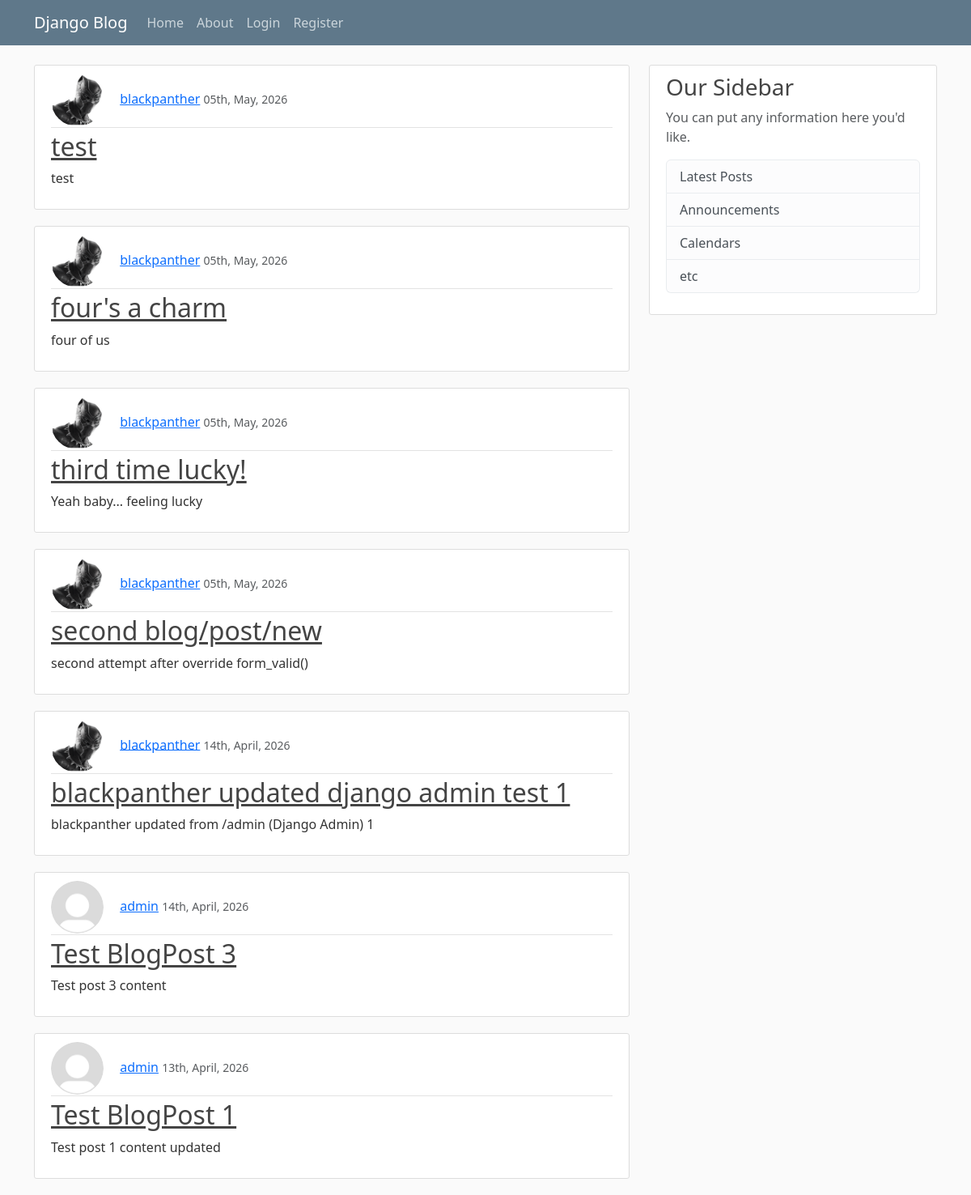
Screenshot of /blog/ with the database file from the repository.
### blog/models.py (models this page shows, shortened)
class Post(models.Model):
    author = models.ForeignKey(User, on_delete=models.CASCADE)
    title = models.CharField(max_length=100)
    content = models.TextField()
    date_posted = models.DateTimeField(default=timezone.now)

### users/models.py (models this page shows, shortened)
class Profile(models.Model):
    user = models.OneToOneField(User, on_delete=models.CASCADE)
    image = models.ImageField(default='default.jpg', upload_to='profile_pics')

### blog/views.py (the view)
# urls.py: path('', PostListView.as_view(), name='blog-home'),
class PostListView(ListView):
    model = Post
    template_name = 'blog/home.html'    # ADDED
    context_object_name = 'posts'       # ADDED. term template can use 'posts'
    ordering = ['-date_posted']         # ADDED: order the posts from newest to oldest.

### blog/templates/blog/home.html
{% extends 'blog/base.html' %}
{% block content %}
    {% for post in posts %}
        <article class="media content-section">
            <div class="media-body">
              <div class="article-metadata">
                <img class="rounded-circle article-img" src="{{ post.author.profile.image.url }}">
                <a class="mr-2" href="#">{{ post.author }}</a>
                <small class="text-muted">{{ post.date_posted |date:'dS, F, Y' }}</small>
              </div>
              <h2><a class="article-title" href="{% url 'post-detail' post.id %}">{{ post.title }}</a></h2>
              <p class="article-content">{{ post.content }}</p>
            </div>
          </article>
    {% endfor %}
{% endblock %}

### blog/static/blog/main.css (style rules this page uses)
body { background: #fafafa; color: #333333; margin-top: 5rem; }
h1, h2, h3, h4, h5, h6 { color: #444444; }
.content-section { background: #ffffff; padding: 10px 20px; border: 1px solid #dddddd; border-radius: 3px; margin-bottom: 20px; }
.article-title { color: #444444; }
.article-content { white-space: pre-line; }
.article-img { height: 65px; width: 65px; margin-right: 16px; }
.article-metadata { padding-bottom: 1px; margin-bottom: 4px; border-bottom: 1px solid #e3e3e3 }

### rows the page displays
Post: author.profile.image (picture), author "blackpanther", date_posted "05th, May, 2026", title "test", content "test"
Post: author.profile.image (picture), author "blackpanther", date_posted "05th, May, 2026", title "four's a charm", content "four of us"
Post: author.profile.image (picture), author "blackpanther", date_posted "05th, May, 2026", title "third time lucky!", content "Yeah baby... feeling lucky"
Post: author.profile.image (picture), author "blackpanther", date_posted "05th, May, 2026", title "second blog/post/new", content "second attempt after override form_valid()"
Post: author.profile.image (picture), author "blackpanther", date_posted "14th, April, 2026", title "blackpanther updated django admin test 1", content "blackpanther updated from /admin (Django Admin) 1"
Post: author.profile.image (placeholder picture), author "admin", date_posted "14th, April, 2026", title "Test BlogPost 3", content "Test post 3 content"
Post: author.profile.image (placeholder picture), author "admin", date_posted "13th, April, 2026", title "Test BlogPost 1", content "Test post 1 content updated"
